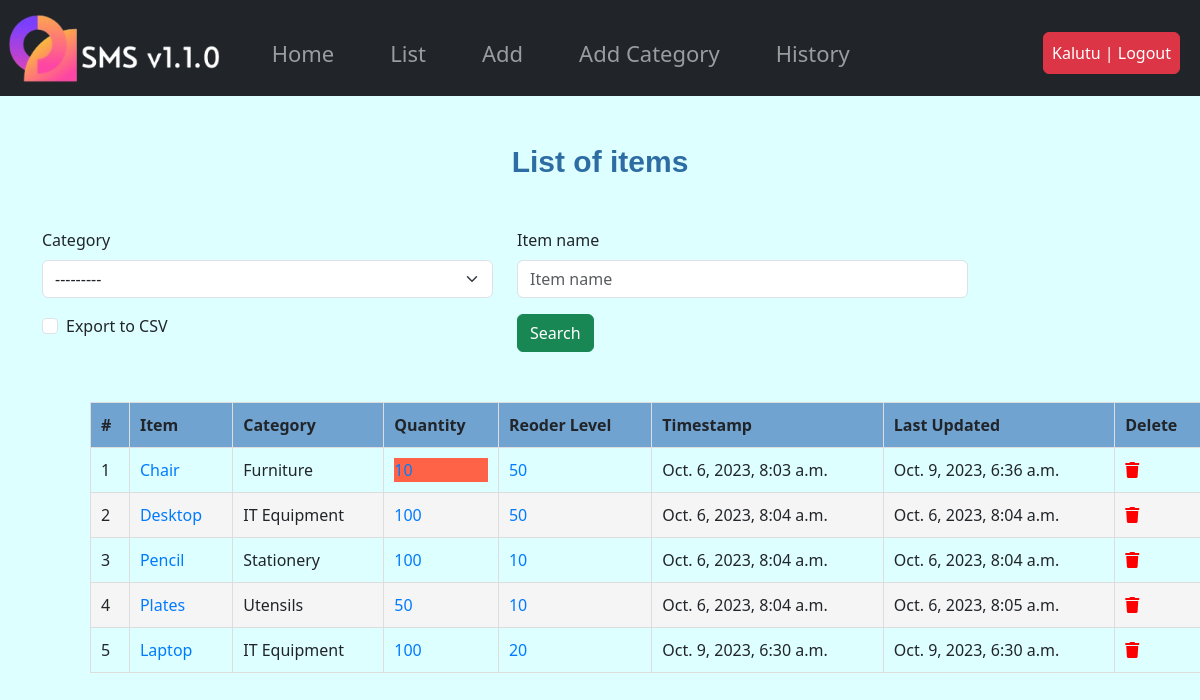
Before: /stock/list/ (signed in) with the older database file.
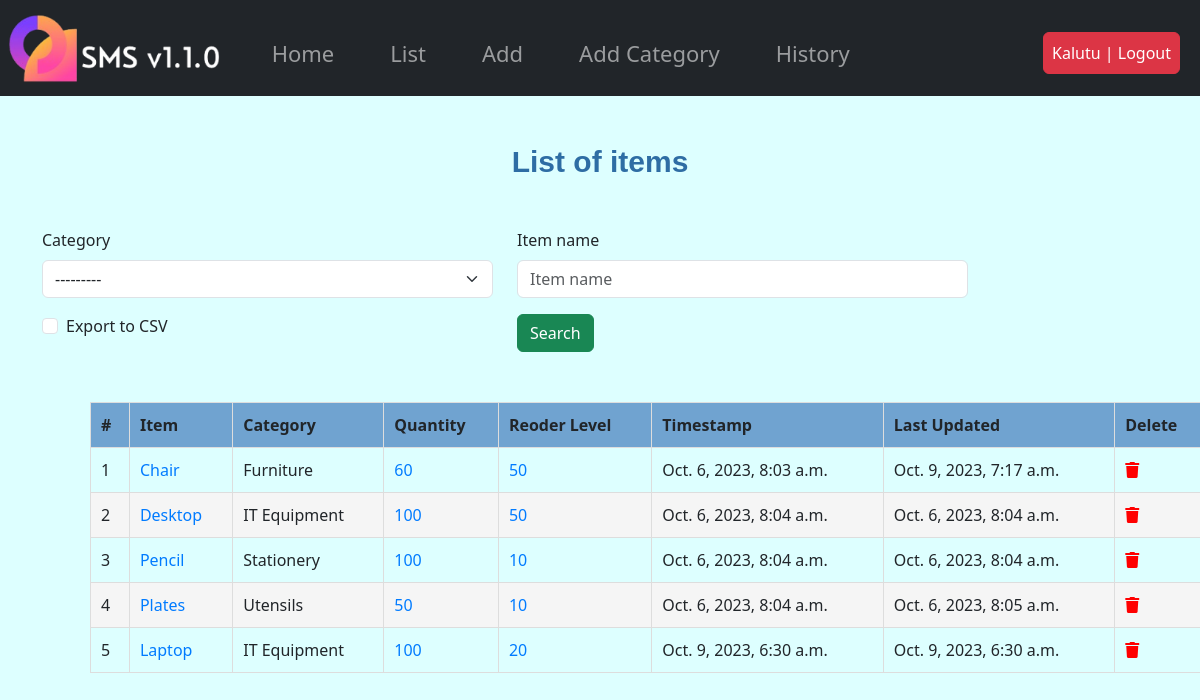
After: the same page with the newer database file.
### stockmgt/models.py (models this page shows, shortened)
class Stock(models.Model):
    category = models.ForeignKey(Category, on_delete=models.CASCADE, blank=True, null=True)
    item_name = models.CharField(max_length=50, blank=True, null=True)
    quantity = models.IntegerField(default='0', blank=True, null=True)
    receive_quantity = models.IntegerField(default='0', blank=True, null=True)
    receive_by = models.CharField(max_length=50, blank=True, null=True)
    issue_quantity = models.IntegerField(default='0', blank=True, null=True)
    issue_by = models.CharField(max_length=50, blank=True, null=True)
    issue_to = models.CharField(max_length=50, blank=True, null=True)
    phone_number = models.CharField(max_length=50, blank=True, null=True)
    created_by = models.CharField(max_length=50, blank=True, null=True)
    reorder_level = models.IntegerField(default='0', blank=True, null=True)
    timestamp = models.DateTimeField(auto_now_add=True, auto_now=False)
    last_updated = models.DateTimeField(auto_now_add=False, auto_now=True)
    export_to_CSV = models.BooleanField(default=False)

class Category(models.Model):
    name = models.CharField(max_length=50, blank=True, null=True)
    def __str__(self):
        return self.name

### stockmgt/views.py (the view, shortened to what this page needs)
# urls.py: path('list/', list_items, name='list'),
@login_required(login_url=('/accounts/login'))
def list_items(request):
    title = "List of items"
    queryset = Stock.objects.all()
    form = StockSearchForm()
    context={
        'title':title,
        'queryset':queryset,
        'form':form
    }
    return render(request, 'stock/list.html', context)

### stockmgt/forms.py
class StockSearchForm(forms.ModelForm):
   class Meta:
     model = Stock
     fields = ['category', 'item_name', 'export_to_CSV']

### stockmgt/templates/stock/list.html (shortened to what this page needs)
{% extends 'stock/base.html' %}
{% load bootstrap5 %}
{% block content %}
	<div class="container mt-5">
		<h1 class="title mb-5">{{ title }}</h1>
		<form class="mt-5" method="post" action="">
			<div class="row">
				{% for field in form %}
				<div class="col-sm-5">
					{% bootstrap_field field %}
				</div>
				{% endfor %}
				<div class="col-sm-3">
					<input class="btn btn-success" type="submit" value="Search">
				</div>
			</div>
		</form>
		<table class="m-5">
			<thead>
				<th>#</th>
				<th>Item</th>
				<th>Category</th>
				<th>Quantity</th>
				<th>Reoder Level</th>
				<th>Timestamp</th>
				<th>Last Updated</th>
				<th>Delete</th>
			</thead>
			<tbody>
				{% for instance in queryset %}
				<tr>
					<td>{{forloop.counter}}</td>
					<td><a href="{% url 'stock:update' id=instance.id %}">{{instance.item_name}}</a></td>
					<td>{{instance.category}}</td>
					<td><a href="{% url 'stock:detail' id=instance.id %}">
						{% if instance.quantity <= instance.reorder_level %}
						<div style="background-color: tomato;">{{instance.quantity}}</div>
						{% else %}{{instance.quantity}}
						{% endif %}
					</a></td>
					<td><a href="{% url 'stock:reorder' instance.id %}">{{instance.reorder_level}}</a></td>
					<td>{{instance.timestamp}}</td>
					<td>{{instance.last_updated}}</td>
					<td><a href="{% url 'stock:delete' id=instance.id %}"><i class="fas fa-trash" style="color: red;"></i></a></td>
				</tr>
				{% endfor %}
			</tbody>
		</table>
	</div>
{% endblock %}

### stockmgt/templates/stock/base.html (shortened to what this page needs)
{% load static %}
<!DOCTYPE html>
<html lang="en">
<head>
    <link rel="stylesheet" href="https://cdnjs.cloudflare.com/ajax/libs/font-awesome/5.15.3/css/all.min.css">
    <link href="https://cdn.jsdelivr.net/npm/bootstrap@5.3.2/dist/css/bootstrap.min.css" rel="stylesheet">
    <link rel="stylesheet" href="{% static 'css/styles.css' %}">
</head>
<body>
    <nav class="navbar navbar-expand-lg navbar-dark bg-dark">
        {% if user.is_authenticated %}
        <a class="navbar-brand" href="{% url 'home' %}"><img height="70px" src="{% static 'img/logo.png' %}" alt="logo"></a>
        <div class="collapse navbar-collapse" id="navbarNav">
            <ul class="navbar-nav ml-auto">
                <li class="nav-item">
                    <a class="nav-link" href="{% url 'home' %}">Home</a>
                </li>
                <li class="nav-item">
                    <a class="nav-link" href="{% url 'stock:list' %}">List</a>
                </li>
                <li class="nav-item">
                    <a class="nav-link" href="{% url 'stock:add' %}">Add</a>
                </li>
                <li class="nav-item">
                    <a class="nav-link" href="{% url 'stock:add_category' %}">Add Category</a>
                </li>
                <li class="nav-item">
                    <a class="nav-link" href="{% url 'stock:history' %}">History</a>
                </li>
            </ul>
        </div>
        <ul class="navbar-nav">
            <li class="nav-item">
                    <a href="{% url 'accounts:logout' %}" class="btn btn-danger p-2">{{user}} | Logout</a>
            </li>
        </ul>
        {% endif %}
    </nav>
    {% block content %}
    {% endblock %}
</body>
</html>

### stockmgt/static/css/styles.css (style rules this page uses)
* { margin: 0; box-sizing: border-box; }
body { background-color: rgb(221, 255, 255); }
.nav-item { font-size: 22px; margin: 20px 20px 10px 20px; }
.title, .home { font-family: helvetica; font-weight: bold; font-size: 30px; color: #2e6da4; text-align: center; }
table { width: 100%; border-collapse: collapse; margin: 20px 0; }
th { background-color: #70a3d0; text-align: left; padding: 10px; font-weight: bold; border: 1px solid #ddd; }
td { padding: 10px; border: 1px solid #ddd; }
tr:nth-child(even) { background-color: #f5f5f5; }
td a { color: #007bff; text-decoration: none; }

Changed rows visible on the page:
changed Stock "Chair": last_updated "Oct. 9, 2023, 6:36 a.m." → "Oct. 9, 2023, 7:17 a.m."; quantity "10" → "60"
